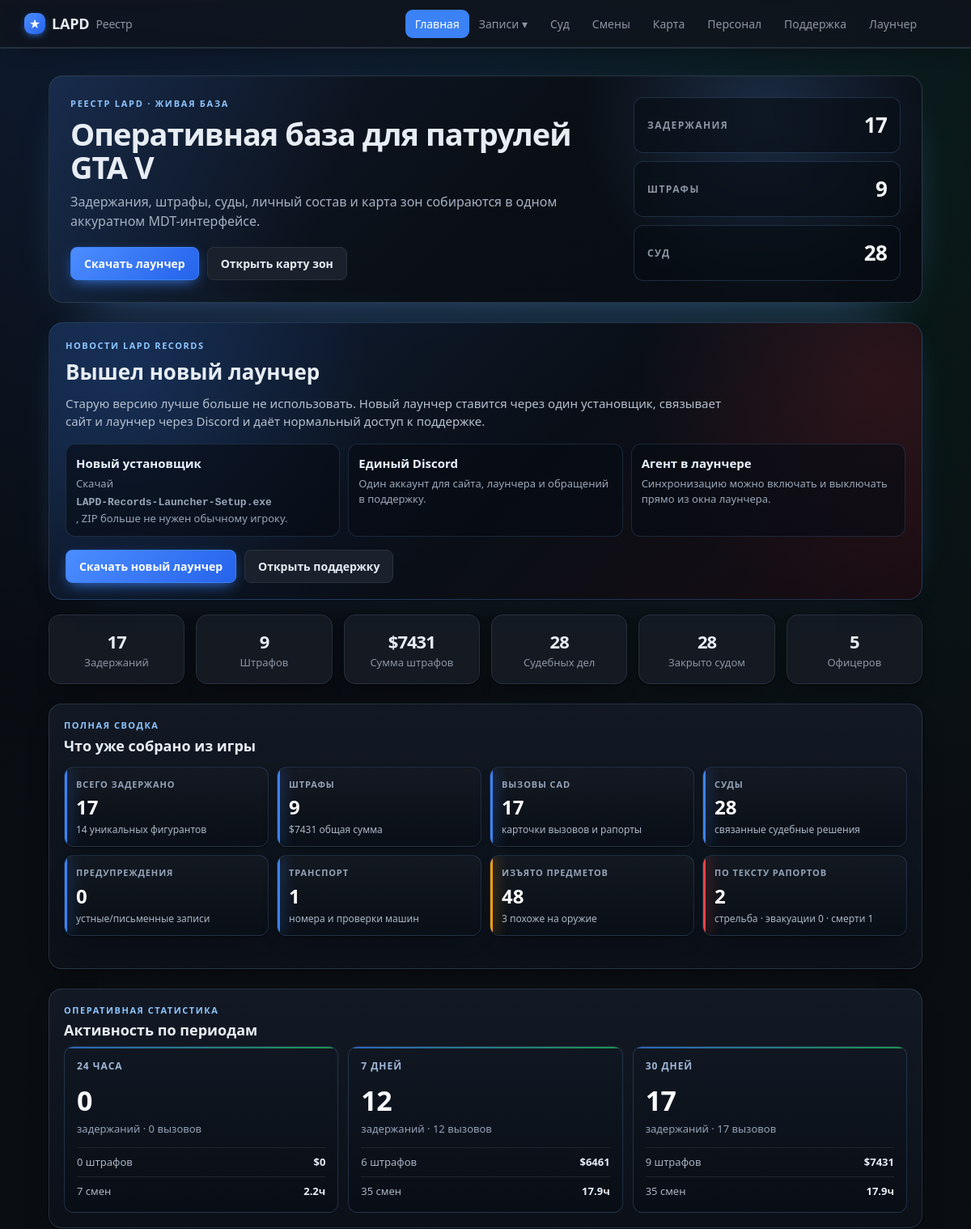
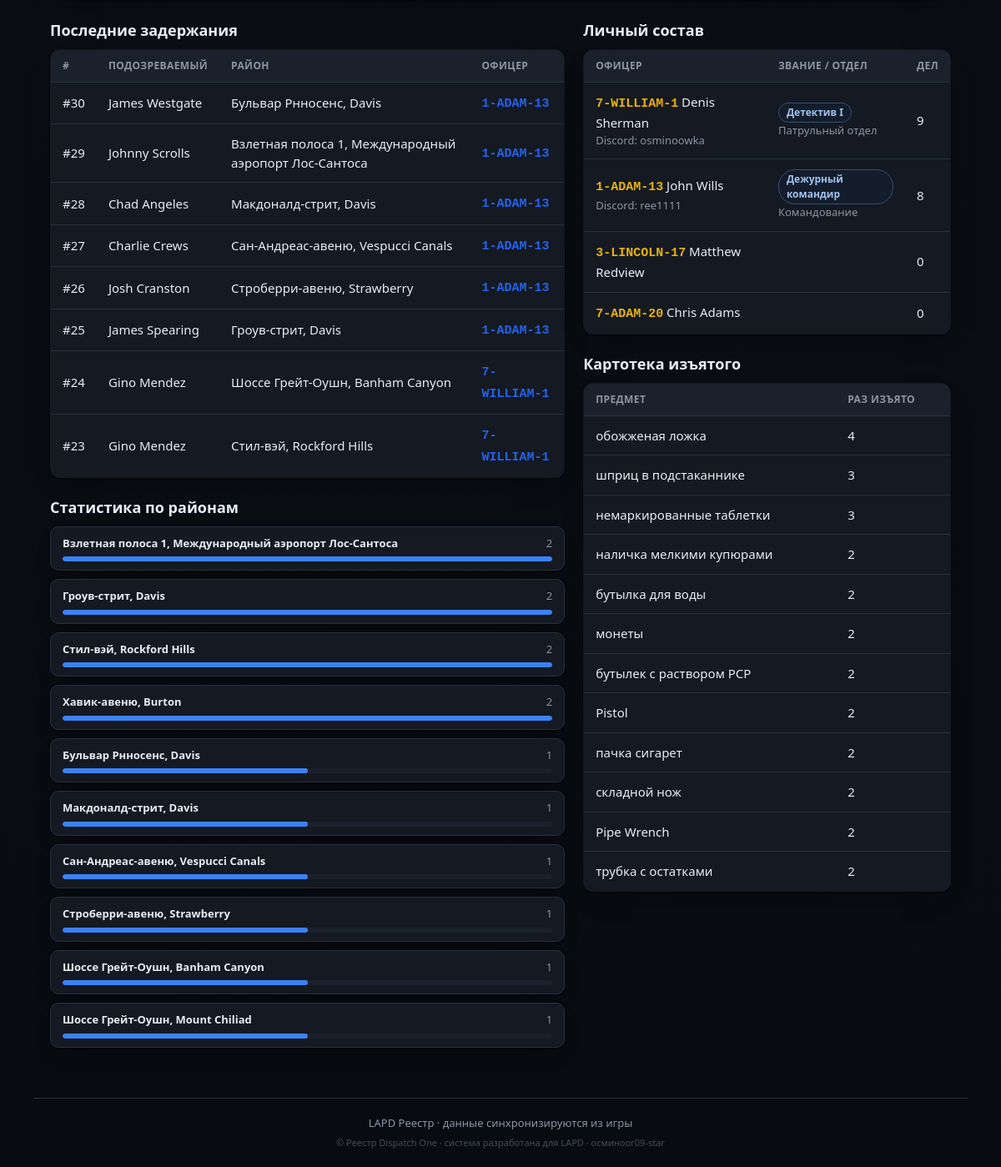
The page / on the database its author committed (2 pictures, top to bottom).
### tables this page shows
CREATE TABLE cases (
                id INTEGER PRIMARY KEY AUTOINCREMENT,
                officer_id INTEGER NOT NULL,
                suspect_name TEXT,
                wanted INTEGER DEFAULT 0,
                license_state TEXT,
                citations INTEGER DEFAULT 0,
                zone TEXT,
                postal TEXT,
                game_time TEXT,
                created_at TEXT NOT NULL,
                screenshot TEXT,
                status TEXT NOT NULL DEFAULT 'submitted',
                discord_sent INTEGER DEFAULT 0,
                vehicle_model TEXT, vehicle_plate TEXT, vehicle_color TEXT,
                charges TEXT, found_items TEXT, reason TEXT, notes TEXT,
                mugshot TEXT, fine INTEGER, bail INTEGER, jail_time TEXT,
                is_test INTEGER DEFAULT 0, external_id TEXT, suspect_dob TEXT,
                FOREIGN KEY (officer_id) REFERENCES officers(id)
            );

CREATE TABLE officers (
                id INTEGER PRIMARY KEY AUTOINCREMENT,
                callsign TEXT UNIQUE NOT NULL,
                name TEXT
            , current_status TEXT, status_since TEXT, rank TEXT, department TEXT, discord TEXT, is_admin INTEGER);

### app/main.py (the view)
@app.route("/")
def index():
    cases_all = db.list_cases(500)
    zones = {}
    for c in cases_all:
        if not c.get("is_test") and c.get("zone"):
            zones[c["zone"]] = zones.get(c["zone"], 0) + 1
    top = sorted(zones.items(), key=lambda kv: -kv[1])[:10]
    mx = top[0][1] if top else 1
    districts = [{"zone": z, "count": n, "pct": round(n * 100 / mx)} for z, n in top]
    return render_template("index.html",
                           summary=db.summary_counts(),
                           cases=db.list_cases(limit=8),
                           officers=db.list_officers_with_stats(),
                           cit=db.citations_summary(),
                           court=db.court_summary(),
                           districts=districts,
                           activity=db.activity_periods(),
                           ops=db.operation_intel(),
                           evidence=db.evidence_catalog())

### app/db.py (called while the page is built)
def fmt_dt(iso):
    try:
        dt = datetime.datetime.fromisoformat(iso)
        return dt.strftime("%d.%m.%Y %H:%M")
    except Exception:
        return iso or "—"

@contextmanager
def get_conn():
    conn = sqlite3.connect(config.DB_PATH)
    conn.row_factory = sqlite3.Row
    try:
        yield conn
        conn.commit()
    finally:
        conn.close()

def _jsonlist(val):
    if not val:
        return []
    try:
        return json.loads(val)
    except Exception:
        return [x.strip() for x in str(val).split(",") if x.strip()]

def _parse_charge(s):
    import re as _re
    m = _re.match(r"^\s*(\S+)\s·\s(.+?)(?:\s\(([^)]+)\))?\s*$", s or "")
    if m:
        return {"code": m.group(1), "desc": m.group(2), "cls": m.group(3) or ""}
    return {"code": "", "desc": s or "", "cls": ""}

def list_cases(limit=100, officer_id=None, status=None):
    q = """SELECT cases.*, officers.callsign, officers.name AS officer_name
           FROM cases JOIN officers ON officers.id = cases.officer_id"""
    conds, params = [], []
    if officer_id:
        conds.append("cases.officer_id=?"); params.append(officer_id)
    if status:
        conds.append("cases.status=?"); params.append(status)
    if conds:
        q += " WHERE " + " AND ".join(conds)
    q += " ORDER BY cases.id DESC LIMIT ?"; params.append(limit)
    with get_conn() as c:
        return [_row_to_case(r) for r in c.execute(q, params).fetchall()]

def status_info(code):
    return DUTY_STATUS.get(code, {"ru": "Не на службе", "cls": "off"})

def _replace_mojibake_pairs(s):
    for bad, good in sorted(_MOJI_TO_CYR.items(), key=lambda x: len(x[0]), reverse=True):
        s = s.replace(bad, good)
    return s

def _fix_rooms(s):
    return re.sub(r"(\d)([А-Я])", lambda m: m.group(1) + _CYR2LAT.get(m.group(2), m.group(2)), s)

def _fix_mojibake(s):
    if not s or not isinstance(s, str):
        return s
    try:
        fixed = s.encode("cp1251").decode("utf-8")
    except (UnicodeEncodeError, UnicodeDecodeError):
        fixed = s
    else:
        return fixed if re.search(r"[А-Яа-яЁё]", fixed) else s
    def repl(m):
        chunk = m.group(0)
        if not re.search(r"[ЉЊЂЃІЌљњђѓіќ№°]", chunk):
            return chunk
        try:
            return chunk.encode("cp1251").decode("utf-8")
        except (UnicodeEncodeError, UnicodeDecodeError):
            return chunk
    return _replace_mojibake_pairs(re.sub(r"[\u0400-\u04ff\u00a0\u2116°-]+", repl, s))

### app/templates/index.html (shortened to what this page needs)
{% extends "base.html" %}
{% block content %}
<section class="hero-panel">
  <div class="hero-copy">
    <div class="eyebrow">РЕЕСТР LAPD · ЖИВАЯ БАЗА</div>
    <h1>Оперативная база для патрулей GTA V</h1>
    <p>Задержания, штрафы, суды, личный состав и карта зон собираются в одном аккуратном MDT-интерфейсе.</p>
    <div class="hero-actions">
      <a class="btn primary" href="{{ url_for('launcher_page') }}">Скачать лаунчер</a>
      <a class="btn" href="{{ url_for('game_map') }}">Открыть карту зон</a>
    </div>
  </div>
  <div class="hero-status">
    <div><span>Задержания</span><b>{{ summary.total }}</b></div>
    <div><span>Штрафы</span><b>{{ cit.count }}</b></div>
    <div><span>Суд</span><b>{{ court.total }}</b></div>
  </div>
</section>
<section class="news-panel news-launcher">
  <div class="news-main">
    <div class="section-kicker">Новости LAPD Records</div>
    <h2>Вышел новый лаунчер</h2>
    <p>Старую версию лучше больше не использовать. Новый лаунчер ставится через один установщик, связывает сайт и лаунчер через Discord и даёт нормальный доступ к поддержке.</p>
  </div>
  <div class="news-list">
    <div><b>Новый установщик</b><span>Скачай <span class="cs">LAPD-Records-Launcher-Setup.exe</span>, ZIP больше не нужен обычному игроку.</span></div>
    <div><b>Единый Discord</b><span>Один аккаунт для сайта, лаунчера и обращений в поддержку.</span></div>
    <div><b>Агент в лаунчере</b><span>Синхронизацию можно включать и выключать прямо из окна лаунчера.</span></div>
  </div>
  <div class="news-actions">
    <a class="btn primary" href="{{ url_for('launcher_page') }}">Скачать новый лаунчер</a>
    <a class="btn" href="{{ url_for('support') }}">Открыть поддержку</a>
  </div>
</section>
<section class="stats stats-6">
  <div class="stat"><div class="num">{{ summary.total }}</div><div class="lbl">Задержаний</div></div>
  <div class="stat"><div class="num">{{ cit.count }}</div><div class="lbl">Штрафов</div></div>
  <div class="stat"><div class="num">${{ cit.total_fine }}</div><div class="lbl">Сумма штрафов</div></div>
  <div class="stat"><div class="num">{{ court.total }}</div><div class="lbl">Судебных дел</div></div>
  <div class="stat"><div class="num">{{ court.closed }}</div><div class="lbl">Закрыто судом</div></div>
  <div class="stat"><div class="num">{{ summary.officers }}</div><div class="lbl">Офицеров</div></div>
</section>
<section class="period-panel">
  <div class="section-kicker">Полная сводка</div>
  <h2>Что уже собрано из игры</h2>
  <div class="intel-grid">
    <div class="intel-card"><span>Всего задержано</span><b>{{ ops.arrests }}</b><small>{{ ops.suspects }} уникальных фигурантов</small></div>
    <div class="intel-card"><span>Штрафы</span><b>{{ ops.citations }}</b><small>${{ ops.fines_total }} общая сумма</small></div>
    <div class="intel-card"><span>Вызовы CAD</span><b>{{ ops.callouts }}</b><small>карточки вызовов и рапорты</small></div>
    <div class="intel-card"><span>Суды</span><b>{{ ops.courts }}</b><small>связанные судебные решения</small></div>
    <div class="intel-card"><span>Предупреждения</span><b>{{ ops.warnings }}</b><small>устные/письменные записи</small></div>
    <div class="intel-card"><span>Транспорт</span><b>{{ ops.vehicles }}</b><small>номера и проверки машин</small></div>
    <div class="intel-card warn"><span>Изъято предметов</span><b>{{ ops.seized_total }}</b><small>{{ ops.weapon_items }} похоже на оружие</small></div>
    <div class="intel-card danger"><span>По тексту рапортов</span><b>{{ ops.shooting_mentions }}</b><small>стрельба · эвакуации {{ ops.evac_mentions }} · смерти {{ ops.fatal_mentions }}</small></div>
  </div>
</section>
<section class="period-panel">
  <div class="section-kicker">Оперативная статистика</div>
  <h2>Активность по периодам</h2>
  <div class="period-grid">
    {% for p in activity %}
      <article class="period-card">
        <div class="period-title">{{ p.label }}</div>
        <div class="period-main">{{ p.arrests }}</div>
        <div class="period-sub">задержаний · {{ p.callouts }} вызовов</div>
        <div class="period-line">
          <span>{{ p.citations }} штрафов</span>
          <b>${{ p.fines_total }}</b>
        </div>
        <div class="period-line">
          <span>{{ p.shifts }} смен</span>
          <b>{{ p.shift_hours }}ч</b>
        </div>
      </article>
    {% endfor %}
  </div>
</section>
<div class="cols">
  <section class="col">
    <h2>Последние задержания</h2>
    {% if cases %}
      <table class="tbl">
        <thead><tr><th>#</th><th>Подозреваемый</th><th>Район</th><th>Офицер</th></tr></thead>
        <tbody>
        {% for c in cases %}
          <tr onclick="location='{{ url_for('case_view', cid=c.id) }}'">
            <td><a class="row-link" href="{{ url_for('case_view', cid=c.id) }}" onclick="event.stopPropagation()">#{{ c.id }}</a></td>
            <td><a class="row-link" href="{{ url_for('file_view', name=c.suspect_name) }}" onclick="event.stopPropagation()">{{ c.suspect_name }}</a>
              {% if c.wanted %}<span class="tag wanted">розыск</span>{% endif %}</td>
            <td>{{ c.zone or '—' }}</td>
            <td>{% if c.callsign %}<a class="cs" href="{{ url_for('officer_view', callsign=c.callsign) }}" onclick="event.stopPropagation()">{{ c.callsign }}</a>{% else %}—{% endif %}</td>
          </tr>
        {% endfor %}
        </tbody>
      </table>
    {% else %}
      <p class="empty">Задержаний пока нет<span class="empty-sub">Появятся после игры.</span></p>
    {% endif %}
    <h2>Статистика по районам</h2>
    {% if districts %}
      <div class="districts">
        {% for d in districts %}
          <div class="district">
            <div class="d-head"><span class="d-name">{{ d.zone }}</span><span class="d-num">{{ d.count }}</span></div>
            <div class="d-bar"><div class="d-fill" style="width: {{ d.pct }}%"></div></div>
          </div>
        {% endfor %}
      </div>
    {% else %}
      <p class="empty">Данных по районам пока нет<span class="empty-sub">Появятся, когда будут записи с местами.</span></p>
    {% endif %}
  </section>
  <section class="col">
    <h2>Личный состав</h2>
    {% if officers %}
      <table class="tbl">
        <thead><tr><th>Офицер</th><th>Звание / отдел</th><th>Дел</th></tr></thead>
        <tbody>
        {% for o in officers %}
          <tr onclick="location='{{ url_for('officer_view', callsign=o.callsign) }}'">
            <td><span class="cs">{{ o.callsign }}</span> {{ o.name or '' }}
              {% if o.discord %}<div class="muted small">Discord: {{ o.discord }}</div>{% endif %}</td>
            <td>{% if o.rank %}<span class="tag rank">{{ o.rank_label }}</span>{% endif %}
              {% if o.department %}<div class="muted small">{{ o.department_label }}</div>{% endif %}</td>
            <td>{{ o.cases_count }}</td>
          </tr>
        {% endfor %}
        </tbody>
      </table>
    {% else %}
      <p class="empty">Офицеров пока нет<span class="empty-sub">Появятся после первой смены.</span></p>
    {% endif %}
    {% if evidence %}
      <h2>Картотека изъятого</h2>
      <table class="tbl">
        <thead><tr><th>Предмет</th><th>Раз изъято</th></tr></thead>
        <tbody>
          {% for item, n in evidence[:12] %}
            <tr><td>{{ item }}</td><td>{{ n }}</td></tr>
          {% endfor %}
        </tbody>
      </table>
    {% endif %}
  </section>
</div>
{% endblock %}

### rows shown on the page
cases: id "30", suspect_name "James Westgate", zone "Бульвар Рнносенс, Davis", callsign "1-ADAM-13"
cases: id "29", suspect_name "Johnny Scrolls", zone "Взлетная полоса 1, Международный аэропорт Лос-Сантоса", callsign "1-ADAM-13"
cases: id "28", suspect_name "Chad Angeles", zone "Макдоналд-стрит, Davis", callsign "1-ADAM-13"
cases: id "27", suspect_name "Charlie Crews", zone "Сан-Андреас-авеню, Vespucci Canals", callsign "1-ADAM-13"
cases: id "26", suspect_name "Josh Cranston", zone "Строберри-авеню, Strawberry", callsign "1-ADAM-13"
cases: id "25", suspect_name "James Spearing", zone "Гроув-стрит, Davis", callsign "1-ADAM-13"
cases: id "24", suspect_name "Gino Mendez", zone "Шоссе Грейт-Оушн, Banham Canyon", callsign "7-WILLIAM-1"
cases: id "23", suspect_name "Gino Mendez", zone "Стил-вэй, Rockford Hills", callsign "7-WILLIAM-1"
officers: callsign "7-WILLIAM-1", name "Denis Sherman", discord "osminoowka", rank_label "Детектив I", department_label "Патрульный отдел", cases_count "9"
officers: callsign "1-ADAM-13", name "John Wills", discord "ree1111", rank_label "Дежурный командир", department_label "Командование", cases_count "8"
officers: callsign "3-LINCOLN-17", name "Matthew Redview", cases_count "0"
officers: callsign "7-ADAM-20", name "Chris Adams", cases_count "0"

### other values the page prints
{{ community }} "LAPD"
{{ summary.total }} "17"
{{ cit.count }} "9"
{{ court.total }} "28"
{{ cit.total_fine }} "7431"
{{ court.closed }} "28"
{{ summary.officers }} "5"
{{ ops.arrests }} "17"
{{ ops.suspects }} "14"
{{ ops.citations }} "9"
{{ ops.fines_total }} "7431"
{{ ops.callouts }} "17"
{{ ops.courts }} "28"
{{ ops.warnings }} "0"
{{ ops.vehicles }} "1"
